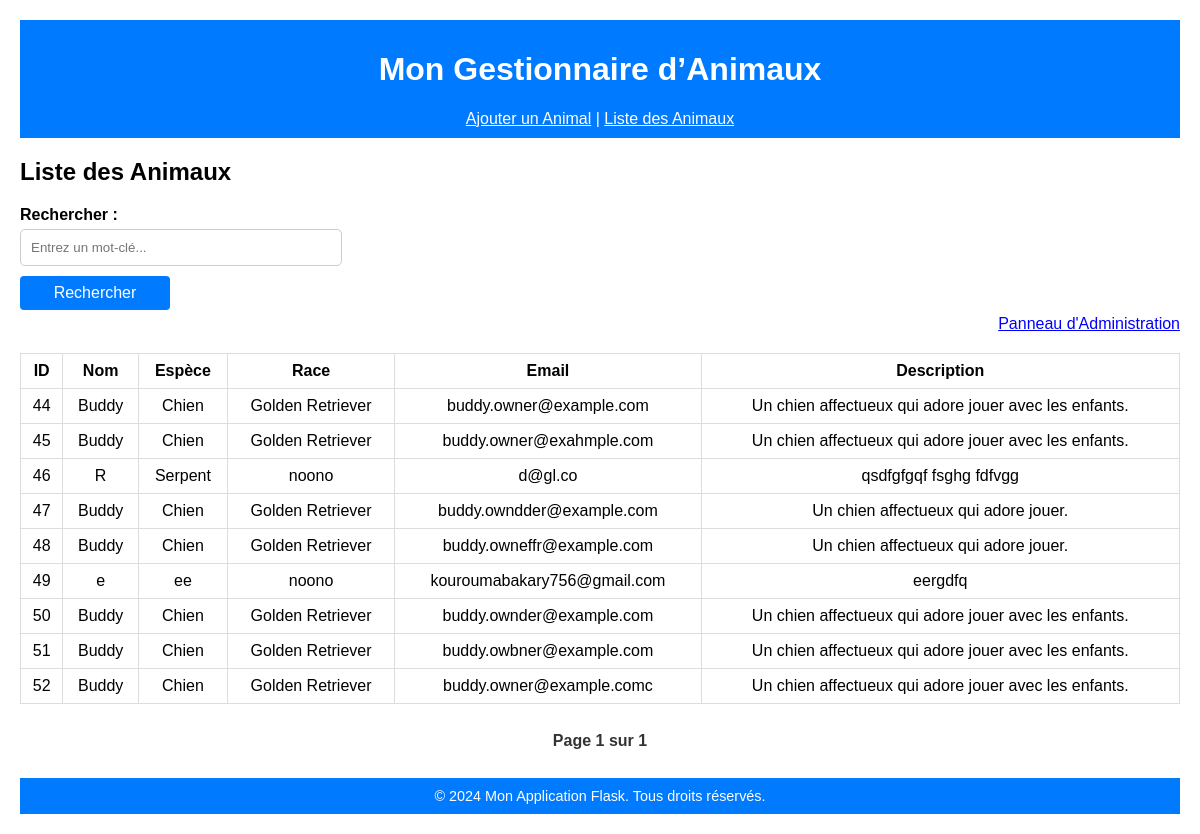
Page /animals/list on the committed database.
### tables this page shows
CREATE TABLE animals (
    id INTEGER PRIMARY KEY AUTOINCREMENT,
    nom VARCHAR(25) NOT NULL,
    espece VARCHAR(25) NOT NULL,
    race VARCHAR(25) NOT NULL,
    age INTEGER NOT NULL,
    description VARCHAR(500) NOT NULL,
    email VARCHAR(80) UNIQUE NOT NULL,
    adresse VARCHAR(75) NOT NULL,
    ville VARCHAR(75) NOT NULL,
    code_postal VARCHAR(7) NOT NULL
);

### app/routes/animals_routes.py (the view)
@animals_routes.route('/list', methods=['GET'])
def list():
    page = request.args.get('page', 1, type=int)
    per_page = 9
    query = request.args.get('query', '')
    try:
        if query:
            animals = AnimalsService.search_paginated(query, page, per_page)
            total_animals = AnimalsService.count_search_results(query)
        else:
            animals = AnimalsService.get_paginated_animals(page, per_page)
            total_animals = AnimalsService.count_animals()
        total_pages = (total_animals + per_page - 1) // per_page
        return render_template('list.html', animals=animals, page=page, total_pages=total_pages, query=query)
    except Exception:
        flash("Erreur lors de la récupération des données. Veuillez réessayer plus tard.", "error")
        return render_template('list.html', animals=[], page=1, total_pages=0, query=query)

### app/database.py (called while the page is built)
    @staticmethod
    def get_connection():
        if 'db' not in g:
            g.db = sqlite3.connect(Database.DATABASE)
            g.db.row_factory = sqlite3.Row
        return g.db

    @staticmethod
    def close_connection():
        db = g.pop('db', None)
        if db is not None:
            db.close()

### app/models.py (called while the page is built)
    @staticmethod
    def count_animals():
        db = Database.get_connection()
        cursor = db.cursor()
        try:
            cursor.execute("SELECT COUNT(*) AS count FROM animals")
            result = cursor.fetchone()
            return result["count"]
        except Exception as e:
            logging.error(f"Erreur lors du comptage des animaux : {e}")
            return 0
        finally:
            cursor.close()

    @staticmethod
    def get_paginated_animals(page, per_page):
        db = Database.get_connection()
        cursor = db.cursor()
        try:
            offset = (page - 1) * per_page  # Calcul du décalage
            cursor.execute("SELECT * FROM animals LIMIT ? OFFSET ?", (per_page, offset))
            rows = cursor.fetchall()
            return [dict(row) for row in rows]
        except Exception as e:
            logging.error(f"Erreur lors de la récupération des animaux paginés : {e}")
            return []
        finally:
            cursor.close()

### app/services/animals_service.py (called while the page is built)
    @staticmethod
    def get_paginated_animals(page, per_page):
        try:
            animals = Animals.get_paginated_animals(page, per_page)
            return animals
        except Exception:
            logging.error("Erreur lors de la récupération des animaux paginés.")
            return []

    @staticmethod
    def count_animals():
        try:
            return Animals.count_animals()
        except Exception:
            logging.error("Erreur lors du comptage des animaux.")
            return 0

### app/templates/list.html (shortened to what this page needs)
{% extends 'layout.html' %}
{% block content %}
<h2>Liste des Animaux</h2>
<form method="GET" class="champ-recherche" action="{{ url_for('animals_routes.list') }}">
    <label for="query">Rechercher :</label>
    <input type="text" id="query" name="query" placeholder="Entrez un mot-clé..." value="{{ query }}">
    <button type="submit">Rechercher</button>
</form>
<a class="lien-panel-admin" href="{{ url_for('animals_routes.admin_panel') }}">Panneau d'Administration</a>
{% if animals %}
<table>
    <thead>
        <tr>
            <th>ID</th>
            <th>Nom</th>
            <th>Espèce</th>
            <th>Race</th>
            <th>Email</th>
            <th>Description</th>
        </tr>
    </thead>
    <tbody>
        {% for animal in animals %}
        <tr>
            <td>{{ animal['id'] }}</td>
            <td>{{ animal['nom'] }}</td>
            <td>{{ animal['espece'] }}</td>
            <td>{{ animal['race'] }}</td>
            <td>{{ animal['email'] }}</td>
            <td>{{ animal['description'] }}</td>
        </tr>
        {% endfor %}
    </tbody>
</table>
<div class="pagination">
    <span>Page {{ page }} sur {{ total_pages }}</span>
</div>
{% else %}
<p>Aucun animal trouvé.</p>
{% endif %}
{% endblock %}

### app/static/css/style.css (style rules this page uses)
body { font-family: Arial, sans-serif; margin: 20px; padding: 0; }
a { text-decoration: none; }
header h1, a { color: white !important; }
.champ-recherche { width: 300px; }
.champ-recherche input { width: 100%; }
.champ-recherche button { width: 150px; }
.lien-panel-admin { display: flex; justify-content: flex-end; color: blue !important; text-decoration: underline ; }
label { font-weight: bold; display: block; margin-top: 10px; }
input, textarea, button { width: 100%; padding: 10px; margin-top: 5px; margin-bottom: 5px; border: 1px solid #ccc; border-radius: 5px; }
button { background-color: #007BFF; color: white; font-size: 16px; border: none; cursor: pointer; transition: background-color 0.3s ease; }
table { width: 100%; border-collapse: collapse; margin: 20px 0; }
table, th, td { border: 1px solid #ddd; }
th, td { padding: 8px; text-align: center; }
button { padding: 8px 12px; border: none; background-color: #007BFF; color: white; cursor: pointer; border-radius: 4px; }
.pagination { display: flex; justify-content: center; align-items: center; margin: 20px 0; font-size: 16px; }
.pagination span { margin: 0 5px; padding: 8px 12px; font-weight: bold; color: #333; }

### rows in the picture
animals: id "44", nom "Buddy", espece "Chien", race "Golden Retriever", email "buddy.owner@example.com", description "Un chien affectueux qui adore jouer avec les enfants."
animals: id "45", nom "Buddy", espece "Chien", race "Golden Retriever", email "buddy.owner@exahmple.com", description "Un chien affectueux qui adore jouer avec les enfants."
animals: id "46", nom "R", espece "Serpent", race "noono", email "d@gl.co", description "qsdfgfgqf fsghg fdfvgg"
animals: id "47", nom "Buddy", espece "Chien", race "Golden Retriever", email "buddy.owndder@example.com", description "Un chien affectueux qui adore jouer."
animals: id "48", nom "Buddy", espece "Chien", race "Golden Retriever", email "buddy.owneffr@example.com", description "Un chien affectueux qui adore jouer."
animals: id "49", nom "e", espece "ee", race "noono", email "kouroumabakary756@gmail.com", description "eergdfq"
animals: id "50", nom "Buddy", espece "Chien", race "Golden Retriever", email "buddy.ownder@example.com", description "Un chien affectueux qui adore jouer avec les enfants."
animals: id "51", nom "Buddy", espece "Chien", race "Golden Retriever", email "buddy.owbner@example.com", description "Un chien affectueux qui adore jouer avec les enfants."
animals: id "52", nom "Buddy", espece "Chien", race "Golden Retriever", email "buddy.owner@example.comc", description "Un chien affectueux qui adore jouer avec les enfants."

### other values in the picture
{{ page }} "1"
{{ total_pages }} "1"
